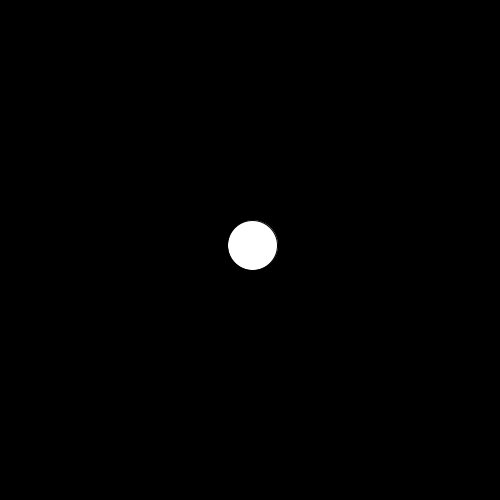
Frame 1 (no input)
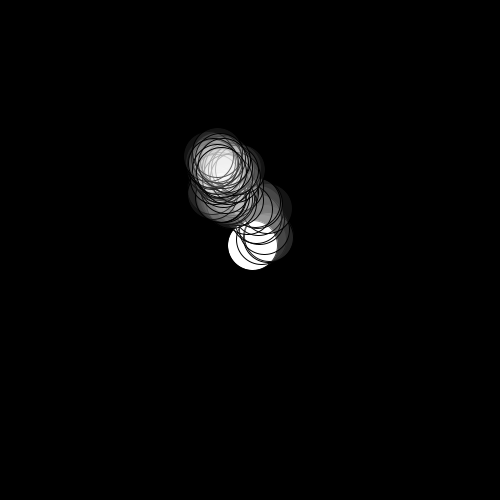
Frame 60 (the mouse pressed at the canvas centre just before this capture)
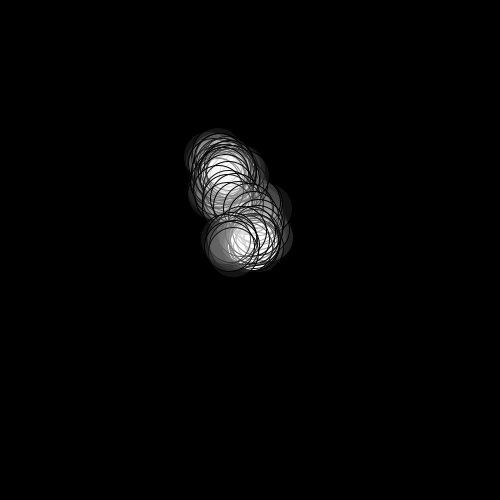
Frame 120 (the mouse held since frame 60 and released just before this capture)

The Processing sketch that drew these frames (run headless with seeded random() and noise(); from frame 60 on, the mouse is pressed at the canvas centre):

// Processing sketch: processing_183781
// ── processing_183781.pde

float speed = 10;
int diameter = 50;
float x;
float y;
float px;
float py;

void setup() {
  
 size(500, 500);
 background(0);
 smooth();
 x = width/2;
 y = height/2;
 
}

void draw() {
  x += random (-speed, speed);
  y += random (-speed, speed);
 
  x = constrain(x, 0, width);
  y = constrain(y, 0, height);
  
ellipse(x, y, diameter, diameter);
// line(px, py, x, y);
// px = x;
// py = y;
  fill(255, 20);
  
 
  
}
